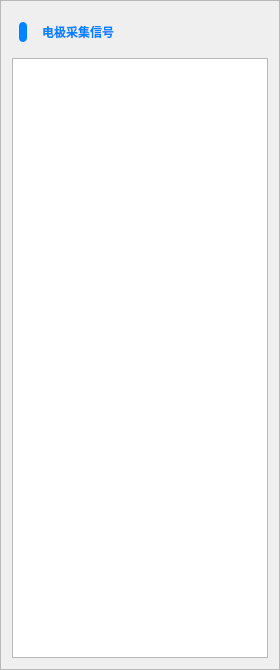
       <widget class="QFrame" name="frame_10">
        <property name="minimumSize">
         <size>
          <width>0</width>
          <height>0</height>
         </size>
        </property>
        <property name="maximumSize">
         <size>
          <width>16777215</width>
          <height>700</height>
         </size>
        </property>
        <property name="frameShape">
         <enum>QFrame::StyledPanel</enum>
        </property>
        <property name="frameShadow">
         <enum>QFrame::Raised</enum>
        </property>
        <layout class="QVBoxLayout" name="verticalLayout_15" stretch="0,0">
         <item>
          <layout class="QHBoxLayout" name="horizontalLayout_14">
           <property name="spacing">
            <number>15</number>
           </property>
           <property name="leftMargin">
            <number>7</number>
           </property>
           <property name="topMargin">
            <number>10</number>
           </property>
           <property name="bottomMargin">
            <number>10</number>
           </property>
           <item>
            <widget class="QLabel" name="label_36">
             <property name="minimumSize">
              <size>
               <width>8</width>
               <height>20</height>
              </size>
             </property>
             <property name="maximumSize">
              <size>
               <width>8</width>
               <height>20</height>
              </size>
             </property>
             <property name="styleSheet">
              <string notr="true">
background-color: rgb(0,132,255);
border-radius: 4px;
</string>
             </property>
             <property name="text">
              <string/>
             </property>
            </widget>
           </item>
           <item>
            <widget class="QLabel" name="label_37">
             <property name="styleSheet">
              <string notr="true">color: rgb(0, 132, 255);
font: 75 12pt &quot;微软雅黑&quot;;
font-weight: bold;</string>
             </property>
             <property name="text">
              <string>电极采集信号</string>
             </property>
            </widget>
           </item>
           <item>
            <spacer name="horizontalSpacer_5">
             <property name="orientation">
              <enum>Qt::Horizontal</enum>
             </property>
             <property name="sizeHint" stdset="0">
              <size>
               <width>40</width>
               <height>20</height>
              </size>
             </property>
            </spacer>
           </item>
          </layout>
         </item>
         <item>
          <widget class="QListWidget" name="listWidget">
           <property name="sizePolicy">
            <sizepolicy hsizetype="Expanding" vsizetype="Expanding">
             <horstretch>0</horstretch>
             <verstretch>0</verstretch>
            </sizepolicy>
           </property>
           <property name="minimumSize">
            <size>
             <width>0</width>
             <height>600</height>
            </size>
           </property>
           <property name="maximumSize">
            <size>
             <width>16777215</width>
             <height>600</height>
            </size>
           </property>
          </widget>
         </item>
        </layout>
       </widget>
